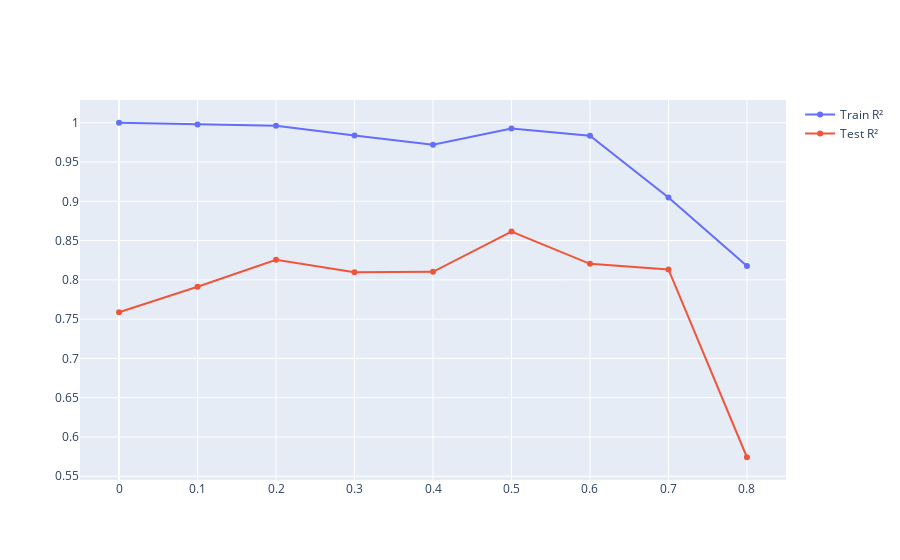

The cell this chart's notebook holds for it:
### Code cell
fig = go.Figure([
    go.Scatter(name = 'Train R²', x = dropouts, y = train_r2_values),
    go.Scatter(name = 'Test R²', x = dropouts, y = test_r2_values),])

fig.show()

### Figure 1 — Plotly figure (JSON) as saved in the notebook; plotly's stock layout.template omitted (floating-point values rounded to 4 significant figures)
{"data": [{"name": "Train R²", "type": "scatter", "x": [0, 0.1, 0.2, 0.3, 0.4, 0.5, 0.6, 0.7, 0.8], "y": [1.0, 0.9978, 0.9962, 0.9839, 0.972, 0.9926, 0.9836, 0.9049, 0.8176]}, {"name": "Test R²", "type": "scatter", "x": [0, 0.1, 0.2, 0.3, 0.4, 0.5, 0.6, 0.7, 0.8], "y": [0.7589, 0.7913, 0.8255, 0.8096, 0.8103, 0.8614, 0.8204, 0.8132, 0.5742]}], "layout": {}}
